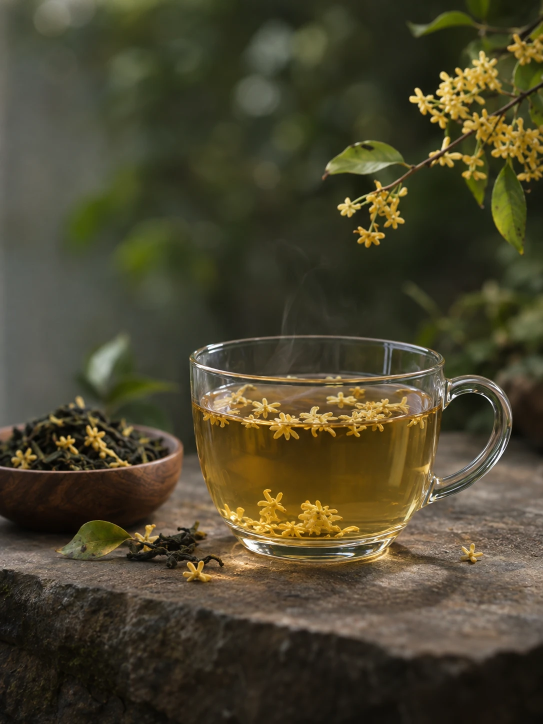
#> input picture Teasire-codebase/dist/assets/clean/02_Oolong_Osmanthus.webp, 1086 x 1448 px (shown at 1/2 size)
$ python make-story-film.py
#> lines starting #> are read from the running program, lines starting #| are printed output that depends on the picture; after the words box and inside, x2 and y2 are one past the last pixel; in counts of white or black regions, pixels touching at a corner belong together
"""Make the home page's osmanthus film: the osmanthus oolong photo
(dist/assets/clean/02_Oolong_Osmanthus.webp) brought to life as a seamless
10-second loop. The photo's own steam is lifted off the background and drifts
up, curling as it rises, and the flowering branch sways in a light breeze.

The first frame is the photo itself, so the page shows the photo and changes to
the film without a visible jump, and the last frame flows back into the first.

Writes dist/assets/teasire-osmanthus-film.mp4. Requires Python 3 with numpy,
scipy and Pillow (pip install numpy scipy Pillow), and ffmpeg.

Run from the Teasire-codebase folder:
    python scripts/make-story-film.py

The positions below (the steam above the glass, the branch) are measured on
this photo; another photo needs its own.
"""
import subprocess
from pathlib import Path

import numpy as np
from PIL import Image, ImageDraw
from scipy import ndimage as ndi

assets = Path(__file__).resolve().parent.parent / "dist" / "assets"
SOURCE = assets / "clean" / "02_Oolong_Osmanthus.webp"
OUTPUT = assets / "teasire-osmanthus-film.mp4"
SECONDS, FPS = 10.0, 24
LUMA = np.float32([0.299, 0.587, 0.114])

photo = np.asarray(Image.open(SOURCE).convert("RGB"), np.float32) / 255
H, W, _ = photo.shape
#> H = 1448; W = 1086
ys, xs = np.mgrid[0:H, 0:W].astype(np.float32)
rng = np.random.default_rng(7)


def blur(a, sigma):
    return ndi.gaussian_filter(a, sigma, mode="nearest")


def smoothstep(edge0, edge1, x):
    t = np.clip((x - edge0) / (edge1 - edge0), 0, 1)
    return t * t * (3 - 2 * t)


def box(top, bottom, left, right):
    m = np.zeros((H, W), np.float32)
    m[top:bottom, left:right] = 1
    return m


def waves(x, y, count, wavelengths, cycles, strength):
    """A few gentle waves across (x, y). Each repeats a whole number of times
    per loop, so the motion they make loops too. Returns t -> (dx, dy)."""
    modes = []
    for _ in range(count):
        length, angle = rng.uniform(*wavelengths), rng.uniform(0, 2 * np.pi)
        kx, ky = np.cos(angle), np.sin(angle)
        n = int(rng.integers(cycles[0], cycles[1] + 1)) * rng.choice([-1, 1])
        phase = (2 * np.pi / length) * (kx * x + ky * y) + rng.uniform(0, 2 * np.pi)
        modes.append((kx, ky, n, phase, strength * rng.uniform(0.6, 1.0)))

    def at(t):
        dx, dy = np.zeros_like(x), np.zeros_like(x)
        for kx, ky, n, phase, a in modes:
            c = a * np.cos(phase + 2 * np.pi * n * t / SECONDS)
            dx += c * ky  # across the wave, so the motion swirls
            dy -= c * kx
        return dx, dy

    return at


# 1. Lift the steam off the background.
RIM = 670  # top edge of the glass
saturation = (photo.max(2) - photo.min(2)) / (photo.max(2) + 1e-4)
blossom = (saturation > 0.58) & (photo @ LUMA > 0.18)
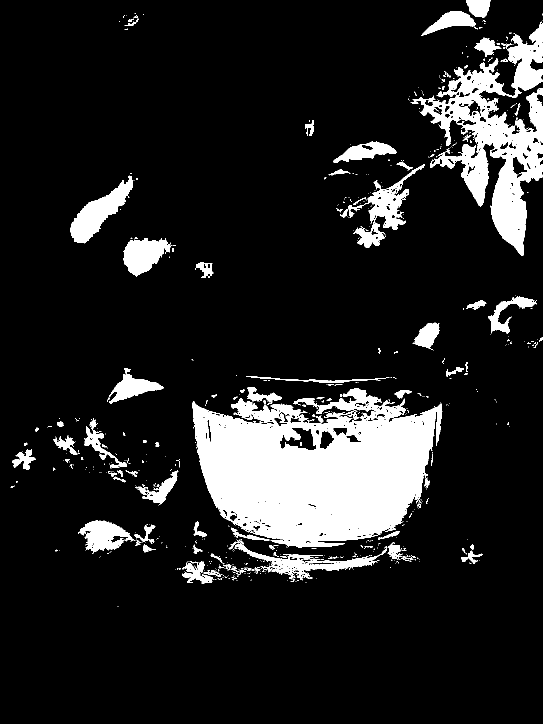
#> blossom: shape (1448, 1086) bool (shown at 1/2 size); 12.9% white; 689 white regions (579 under 20 px), largest, box (x1, y1, x2, y2) and area: (384, 777, 885, 1094) 104881, (821, 43, 1086, 511) 40587, (141, 351, 266, 487) 6330
near_blossom = ndi.binary_dilation(blossom, iterations=9)
#> near_blossom: shape (1448, 1086) bool; 23.1% white; 38 white regions, largest, box (x1, y1, x2, y2) and area: (342, 743, 908, 1176) 175468, (639, 18, 1086, 520) 97483, (97, 828, 368, 1020) 16946
# Behind the steam is soft, out-of-focus green. Estimate it from the pixels
# around the steam, leaving out whatever is brighter than the estimate (the
# steam), a few times over.
known = (box(200, 720, 360, 1000) > 0) & ~near_blossom & (ys < RIM - 2)
#> known: shape (1448, 1086) bool; 15.4% white; 7 white regions (4 under 20 px), largest, box (x1, y1, x2, y2) and area: (360, 200, 1000, 668) 241125, (983, 322, 1000, 366) 278, (907, 251, 920, 280) 168
use = known.copy()
for _ in range(6):
    weight = blur(use.astype(np.float32), 28) + 1e-6
    background = np.stack([blur(photo[..., c] * use, 28) / weight for c in range(3)], -1)
    brighter = (photo - background) @ LUMA > 0.02
    use = known & ~ndi.binary_dilation(brighter, iterations=3)
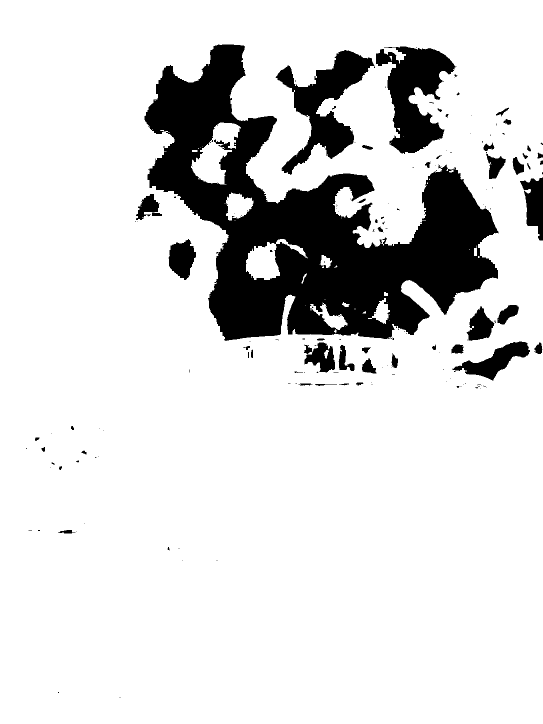
#> brighter: shape (1448, 1086) bool (shown at 1/2 size); 85.4% white; 174 black regions (120 under 20 px), largest, box (x1, y1, x2, y2) and area: (289, 89, 997, 682) 170013, (752, 93, 913, 308) 17786, (551, 100, 750, 350) 17189
# The steam: above the rim, below the leaf, and clear of the lowest blossoms.
area = blur(box(362, RIM, 512, 858), 14) * smoothstep(RIM + 1, RIM - 10, ys)
area *= (1 - blur(box(270, 362, 630, 800), 8)) * (1 - blur(box(330, 505, 708, 880), 12))
area *= 1 - blur(near_blossom.astype(np.float32), 2)
steam = np.clip(photo - background - 0.01, 0, None) * area[..., None]
plate = photo - steam  # the photo without its steam

# 2. Steam motion. Two copies of the steam drift upward, each fading in and out
# over one cycle, half a cycle apart, so the rise never stops or jumps. Each
# cycle the copy is bent a little differently, and the column sways and curls
# more the higher it gets.
top, bottom, left, right = 250, 700, 440, 920
tex = steam[top:bottom, left:right]
Y, X = ys[top:bottom, left:right], xs[top:bottom, left:right]
height = RIM - Y
CYCLES = 3
cycle = SECONDS / CYCLES
rise_speed = 38.0 * (0.3 + 0.7 * smoothstep(0, 150, height))  # pixels a second
loose = smoothstep(-20, 260, height)


def bend():
    field = [blur(rng.standard_normal(X.shape).astype(np.float32), 26) for _ in range(2)]
#> in blur (call 30), `return ndi.gaussian_filter(a, sigma, mode="nearest")`:
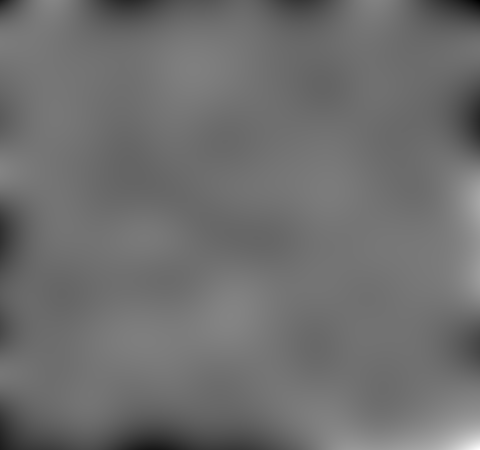
#> returned value: shape (450, 480) float32; min -0.186, max 0.231, mean -0.00468; drawn with min black and max white
#> field = 2 items
#> in blur (call 40), `return ndi.gaussian_filter(a, sigma, mode="nearest")`:
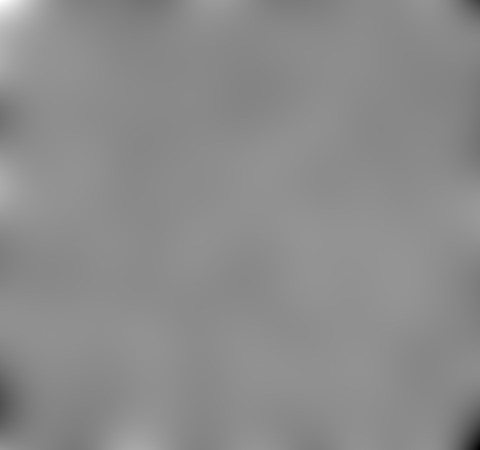
#> returned value: shape (450, 480) float32; min -0.401, max 0.325, mean -0.00175; drawn with min black and max white
    return [6 * f / f.std() * loose for f in field]


variants = [[bend() for _ in range(CYCLES)] for _ in range(2)]
#> variants = 2 items
variants[1][0] = [np.zeros_like(X), np.zeros_like(X)]  # the copy on show at the start is the photo's
swirl = waves(X, Y, 7, (70, 160), (1, 3), 2.6)


def sway(t):
    rel = height / 230 - t / (SECONDS / 2)
    return loose * (7 * np.sin(2 * np.pi * rel) + 3 * np.sin(2 * np.pi * (height / 120 - 3 * t / SECONDS) + 1.1))


front = blur(ndi.binary_dilation(blossom, iterations=3).astype(np.float32), 3)[top:bottom, left:right]
fade = (smoothstep(290, 345, Y) * (1 - 0.85 * front))[..., None]  # dissolves at the top; blossoms stay in front
swirl0, sway0 = swirl(0), sway(0)
#> after the loop in at, `for kx, ky, n, phase, a in modes:`:
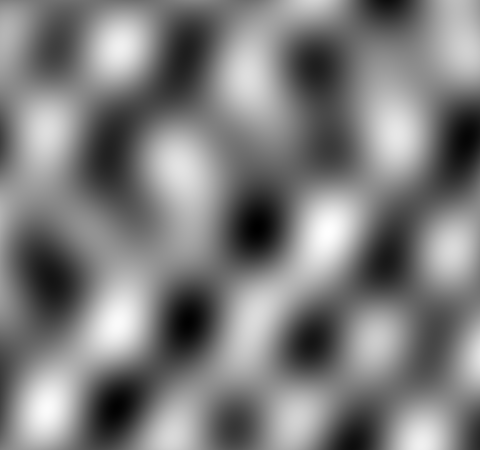
#> dy: shape (450, 480) float32; min -6.75, max 7.03, mean 0.0546; drawn with min black and max white


def steam_at(t):
#> called with t = 0
    out = np.zeros_like(tex)
    sx, sy = swirl(t)
    dx_all = (sx - swirl0[0]) * loose + sway(t) - sway0
    dy_all = (sy - swirl0[1]) * loose
    for k in (0, 1):
        u = t / cycle + k / 2
        tau, n = u % 1, int(np.floor(u)) % CYCLES
        bx, by = variants[k][n]
        rows = Y + rise_speed * (tau - 0.5) * cycle - dy_all - by - top
        cols = X - dx_all - bx - left
        w = np.sin(np.pi * tau) ** 2
        for c in range(3):
            out[..., c] += w * ndi.map_coordinates(tex[..., c], [rows, cols], order=1, cval=0.0)
    return out * fade
#> returned value: shape (450, 480, 3) float32


# What the drifting steam can't reproduce on the first frame (a thin top edge), held still.
steady = tex - steam_at(0)

# 3. The branch sways around a point off the top-right corner; its far end lags
# a little, like a flexible twig, and its flowers tremble slightly.
b_bottom, b_left = 600, 540
outline = Image.new("L", (W, H))
#> outline: PIL image 1086x1448 L; every value is 0
ImageDraw.Draw(outline).polygon(
    [(600, 0), (W, 0), (W, 560), (960, 548), (830, 520), (700, 515), (628, 440), (612, 330), (590, 250), (600, 120)],
    fill=255,
)
#> outline: PIL image 1086x1448 L; 16% white; 1 white region, box (x1, y1, x2, y2) and area: (590, 0, 1086, 560) 251807
reach = blur(np.asarray(outline, np.float32) / 255, 26)[:b_bottom, b_left:]
BY, BX = ys[:b_bottom, b_left:], xs[:b_bottom, b_left:]
rx, ry = BX - 1260.0, BY + 170.0  # from the pivot
lag = (np.hypot(rx, ry) - 300) / 1400
tremble = waves(BX, BY, 6, (50, 90), (5, 8), 0.3)
tremble0 = tremble(0)
#> call 3 of at, with t = 0
#> after the loop in at (call 3), `for kx, ky, n, phase, a in modes:`:
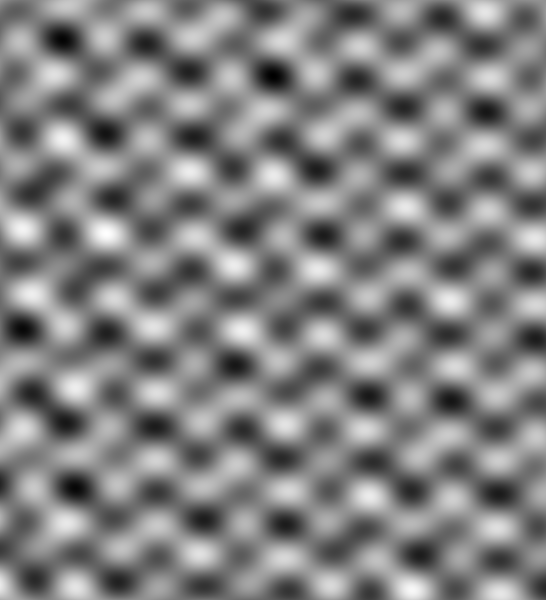
#> dx: shape (600, 546) float32; min -0.889, max 0.851, mean -0.00071; drawn with min black and max white
#> after the loop in at (call 3), `for kx, ky, n, phase, a in modes:`:
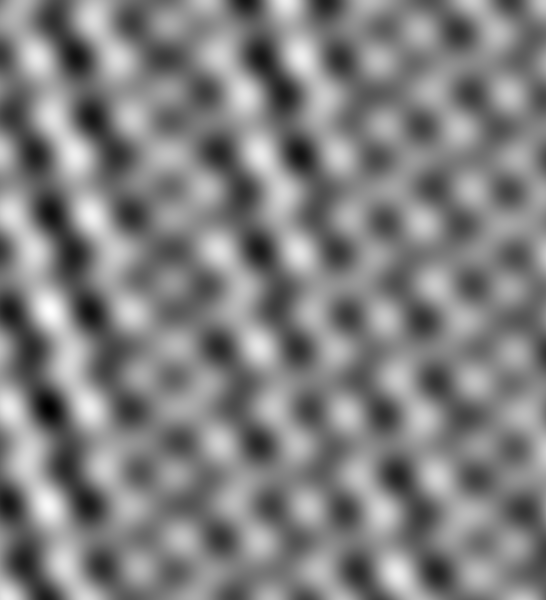
#> dy: shape (600, 546) float32; min -1.03, max 1, mean -0.00118; drawn with min black and max white
tips = np.clip(np.hypot(rx, ry) / 800, 0, 1)


def turn(t):
    return np.deg2rad(0.36) * (
        0.78 * np.sin(2 * np.pi * (t / SECONDS - 0.12 * lag))
        + 0.22 * np.sin(2 * np.pi * (3 * t / SECONDS - 0.25 * lag) + 1.3)
    )


turn0 = turn(0)


def branch_offset(t):
    a = turn(t) - turn0
    dx = (np.cos(a) - 1) * rx - np.sin(a) * ry
    dy = np.sin(a) * rx + (np.cos(a) - 1) * ry
    fx, fy = tremble(t)
    dx += (fx - tremble0[0]) * tips
    dy += (fy - tremble0[1]) * tips
    return dx * reach, dy * reach


splines = [ndi.spline_filter(plate[:b_bottom, b_left:, c], order=3, mode="mirror") for c in range(3)]
#> splines = 3 items


def frame(i):
    t = i / FPS
    out = plate.copy()
    dx, dy = branch_offset(t)
    for c in range(3):
        out[:b_bottom, b_left:, c] = ndi.map_coordinates(
            splines[c], [BY - dy, BX - dx - b_left], order=3, mode="mirror", prefilter=False
        )
    out[top:bottom, left:right] += steam_at(t) + steady
    return (np.clip(out, 0, 1) * 255 + 0.5).astype(np.uint8)


# 4. Encode. Colours are tagged as standard web colours (BT.709, sRGB), so the
# film matches the photo it replaces on screen.
#> (the run stopped early here; a loop or call above may not have finished)
